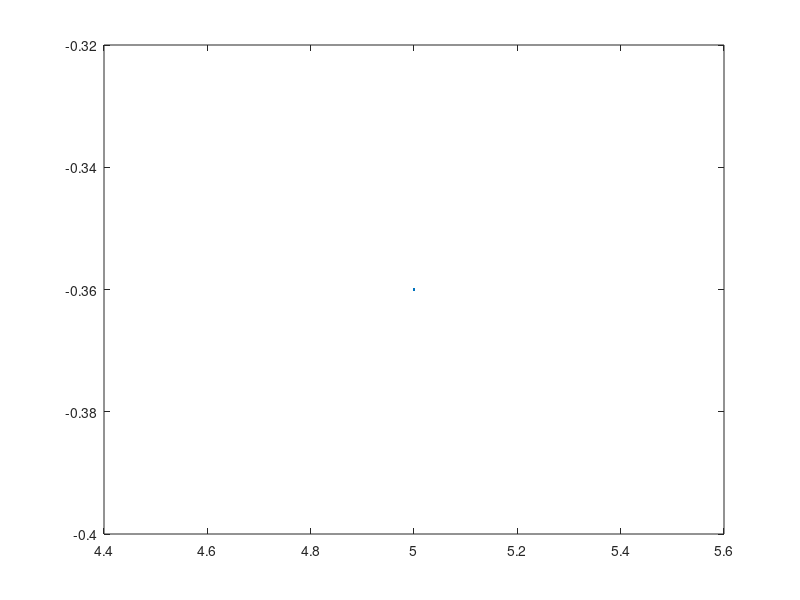

The MATLAB source for this figure:
%{
A = [1,2,3;4,5,6;7,8,9] ;
A 
shiftright = circshift (A , [0,1]) 
shiftleft = circshift(A , [0,-1]) 
shiftdown = circshift(A , [1,0]) 
shiftup = circshift(A , [-1,0]) 
%}

%{
J = 1 ;
K = 1 ;
T = 1 ;
T_av = 2 ;
size = 100 ;
%}

J = input('Enter the value of coupling constant J\n') ;
K = input('Enter the value of boltzmann constant K\n') ;
T_start = input('Enter the starting temperature\n') ;
T_end = input('Enter the ending temperature\n') ;
T_step = input('Enter the step of temperature\n') ;
size = input('Enter the size of the matrix\n') ;


spin = ones (size , size) ;
count = 1 ;
%rand_scale = exp(-4*J/(K*T_av)) ;
rand_scale = 1 ;

temp_it = 1 ;

for T = T_start:T_step:T_end
    m_temp(temp_it) = 0 ;
    for it = 1 : 1 : 100
        for i = 1 : 1 : size
                for j = 1 : 1 : size
                    spin(i,j) = -spin(i,j) ;
                    shiftright = circshift (spin , [0,1]) ;
                    shiftleft = circshift(spin , [0,-1]) ;
                    shiftdown = circshift(spin , [1,0]) ;  
                    shiftup = circshift(spin , [-1,0]) ;
                    del_E = -2*J*spin(i,j) * (shiftright(i,j) + shiftleft(i,j) + shiftdown(i,j) + shiftup(i,j)) ;
                    if del_E > 0
                        q = rand * rand_scale ;
                        p = exp(-del_E/(K*T)) ;
                        if p < q
                            spin(i,j) = -spin(i,j) ;
                        end
                    end

                    %string = ['count = ' , num2str(count) , ' del_E = ' , num2str(del_E) , ' p = ' , num2str(p), ' q = ' , num2str(q)] ;
                    %disp(string) ;
                    %spin
                    %count = count + 1 ;
                end
        end

         m(it) = mean(mean(spin)) ;
         iteration(it) = it ;
         if it > 90
            m_temp(temp_it) = m_temp(temp_it) + m(it) ;
         end

         %disp(['Iteration = ' , num2str(it)]) ;
         %spin 
         
     %colormap(gray)
     %imagesc(spin)
     %drawnow
     
    colormap(gray)
    imagesc(spin)
    xlabel(['T = ' , num2str(T) , 'Iteration = ' , num2str(it)]) ;
    drawnow  
         
    end
   
    %plot (iteration , m) ;
    %drawnow
   
    temp(temp_it) = T ;
    m_temp(temp_it) = m_temp(temp_it)/10 ;
    m_temp(temp_it) = m(it) ;
    temp_it = temp_it + 1 ;
end

plot (temp , m_temp) ;
beta = 0 ;
below_crit_count = 1 ;

crit_temp = input('Read the reduced temperature from the graph\n') ;
for temp_it = 1:1:length(temp)
    if temp_it > 1 & temp(temp_it) <= crit_temp
        red_temp(temp_it) = crit_temp - temp(temp_it) ;
        beta = beta + log(m_temp(temp_it)/m_temp(temp_it - 1))/log(red_temp(temp_it)/red_temp(temp_it-1)) ;
        below_crit_count = below_crit_count + 1 ;
    end
end

beta = beta/below_crit_count ;
disp(['The value of beta = ' , num2str(beta)]) ;